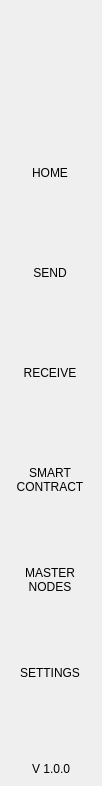
<?xml version="1.0" encoding="UTF-8"?>
<ui version="4.0">
 <class>NavMenuWidget</class>
 <widget class="QWidget" name="NavMenuWidget">
  <property name="geometry">
   <rect>
    <x>0</x>
    <y>0</y>
    <width>102</width>
    <height>786</height>
   </rect>
  </property>
  <property name="windowTitle">
   <string>Form</string>
  </property>
  <property name="styleSheet">
   <string notr="true">padding:0px;
border:none;
margin:0px;</string>
  </property>
  <layout class="QVBoxLayout" name="verticalLayout">
   <property name="spacing">
    <number>0</number>
   </property>
   <property name="leftMargin">
    <number>0</number>
   </property>
   <property name="topMargin">
    <number>0</number>
   </property>
   <property name="rightMargin">
    <number>0</number>
   </property>
   <property name="bottomMargin">
    <number>0</number>
   </property>
   <item>
    <widget class="QWidget" name="navContainer_2" native="true">
     <layout class="QVBoxLayout" name="navContainer" stretch="0,0,0,0">
      <property name="spacing">
       <number>0</number>
      </property>
      <property name="leftMargin">
       <number>0</number>
      </property>
      <property name="topMargin">
       <number>0</number>
      </property>
      <property name="rightMargin">
       <number>0</number>
      </property>
      <property name="bottomMargin">
       <number>10</number>
      </property>
      <item>
       <widget class="QPushButton" name="imgLogo">
        <property name="minimumSize">
         <size>
          <width>0</width>
          <height>120</height>
         </size>
        </property>
        <property name="focusPolicy">
         <enum>Qt::NoFocus</enum>
        </property>
        <property name="text">
         <string/>
        </property>
        <property name="iconSize">
         <size>
          <width>64</width>
          <height>64</height>
         </size>
        </property>
       </widget>
      </item>
      <item>
       <widget class="QScrollArea" name="scrollAreaNav">
        <property name="sizePolicy">
         <sizepolicy hsizetype="Expanding" vsizetype="Expanding">
          <horstretch>0</horstretch>
          <verstretch>0</verstretch>
         </sizepolicy>
        </property>
        <property name="minimumSize">
         <size>
          <width>0</width>
          <height>0</height>
         </size>
        </property>
        <property name="styleSheet">
         <string notr="true">QScrollBar {
height:0px;
 width:0px;
}

#scrollAreaNav{
background-color:transparent;
}</string>
        </property>
        <property name="horizontalScrollBarPolicy">
         <enum>Qt::ScrollBarAlwaysOff</enum>
        </property>
        <property name="sizeAdjustPolicy">
         <enum>QAbstractScrollArea::AdjustToContents</enum>
        </property>
        <property name="widgetResizable">
         <bool>true</bool>
        </property>
        <property name="alignment">
         <set>Qt::AlignLeading|Qt::AlignLeft|Qt::AlignTop</set>
        </property>
        <widget class="QWidget" name="scrollAreaNavVert">
         <property name="geometry">
          <rect>
           <x>0</x>
           <y>0</y>
           <width>100</width>
           <height>640</height>
          </rect>
         </property>
         <property name="sizePolicy">
          <sizepolicy hsizetype="Preferred" vsizetype="Expanding">
           <horstretch>0</horstretch>
           <verstretch>0</verstretch>
          </sizepolicy>
         </property>
         <property name="minimumSize">
          <size>
           <width>0</width>
           <height>0</height>
          </size>
         </property>
         <property name="autoFillBackground">
          <bool>false</bool>
         </property>
         <property name="styleSheet">
          <string notr="true">#scrollAreaNavVert{
background-color:transparent;
}</string>
         </property>
         <layout class="QVBoxLayout" name="verticalLayout_3">
          <property name="spacing">
           <number>0</number>
          </property>
          <property name="sizeConstraint">
           <enum>QLayout::SetDefaultConstraint</enum>
          </property>
          <property name="leftMargin">
           <number>0</number>
          </property>
          <property name="topMargin">
           <number>0</number>
          </property>
          <property name="rightMargin">
           <number>0</number>
          </property>
          <property name="bottomMargin">
           <number>0</number>
          </property>
          <item>
           <widget class="QToolButton" name="btnDashboard">
            <property name="minimumSize">
             <size>
              <width>100</width>
              <height>80</height>
             </size>
            </property>
            <property name="text">
             <string>HOME
</string>
            </property>
            <property name="iconSize">
             <size>
              <width>32</width>
              <height>32</height>
             </size>
            </property>
            <property name="checkable">
             <bool>true</bool>
            </property>
            <property name="checked">
             <bool>true</bool>
            </property>
            <property name="autoExclusive">
             <bool>true</bool>
            </property>
           </widget>
          </item>
          <item>
           <widget class="QToolButton" name="btnSend">
            <property name="minimumSize">
             <size>
              <width>100</width>
              <height>80</height>
             </size>
            </property>
            <property name="text">
             <string>SEND
</string>
            </property>
            <property name="iconSize">
             <size>
              <width>32</width>
              <height>32</height>
             </size>
            </property>
            <property name="checkable">
             <bool>true</bool>
            </property>
            <property name="autoExclusive">
             <bool>true</bool>
            </property>
           </widget>
          </item>
          <item>
           <widget class="QToolButton" name="btnReceive">
            <property name="minimumSize">
             <size>
              <width>100</width>
              <height>80</height>
             </size>
            </property>
            <property name="text">
             <string>RECEIVE
</string>
            </property>
            <property name="checkable">
             <bool>true</bool>
            </property>
            <property name="autoExclusive">
             <bool>true</bool>
            </property>
           </widget>
          </item>
          <item>
           <widget class="QToolButton" name="btnSmartContract">
            <property name="minimumSize">
             <size>
              <width>100</width>
              <height>80</height>
             </size>
            </property>
            <property name="text">
             <string>SMART
CONTRACT</string>
            </property>
            <property name="iconSize">
             <size>
              <width>32</width>
              <height>32</height>
             </size>
            </property>
            <property name="checkable">
             <bool>true</bool>
            </property>
            <property name="autoExclusive">
             <bool>true</bool>
            </property>
           </widget>
          </item>

          <item>
           <widget class="QToolButton" name="btnMaster">
            <property name="minimumSize">
             <size>
              <width>100</width>
              <height>80</height>
             </size>
            </property>
            <property name="text">
             <string>MASTER
NODES</string>
            </property>
            <property name="iconSize">
             <size>
              <width>32</width>
              <height>32</height>
             </size>
            </property>
            <property name="checkable">
             <bool>true</bool>
            </property>
            <property name="autoExclusive">
             <bool>true</bool>
            </property>
           </widget>
          </item>
          <item>
           <widget class="QToolButton" name="btnSettings">
            <property name="minimumSize">
             <size>
              <width>100</width>
              <height>80</height>
             </size>
            </property>
            <property name="text">
             <string>SETTINGS
</string>
            </property>
            <property name="iconSize">
             <size>
              <width>32</width>
              <height>32</height>
             </size>
            </property>
            <property name="checkable">
             <bool>true</bool>
            </property>
            <property name="autoExclusive">
             <bool>true</bool>
            </property>
           </widget>
          </item>
         </layout>
        </widget>
       </widget>
      </item>
      <item>
       <spacer name="verticalSpacer">
        <property name="orientation">
         <enum>Qt::Vertical</enum>
        </property>
        <property name="sizeType">
         <enum>QSizePolicy::Minimum</enum>
        </property>
        <property name="sizeHint" stdset="0">
         <size>
          <width>20</width>
          <height>20</height>
         </size>
        </property>
       </spacer>
      </item>
      <item alignment="Qt::AlignHCenter">
       <widget class="QLabel" name="labelVersion">
        <property name="maximumSize">
         <size>
          <width>16777215</width>
          <height>60</height>
         </size>
        </property>
        <property name="text">
         <string>V 1.0.0</string>
        </property>
        <property name="alignment">
         <set>Qt::AlignBottom|Qt::AlignHCenter</set>
        </property>
       </widget>
      </item>
     </layout>
    </widget>
   </item>
  </layout>
 </widget>
 <resources/>
 <connections/>
</ui>
